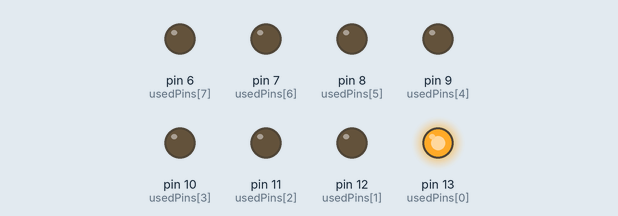
The sketch below on a simulated Arduino Uno, built with avr-gcc and run on an emulated ATmega328P. Shown: output pins drawn as LEDs (lit = HIGH).

Above: at 0.04 s.
At 0.52 s:
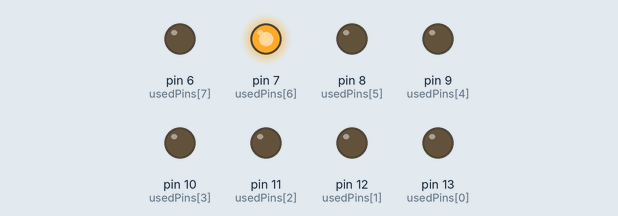
At 1.0 s:
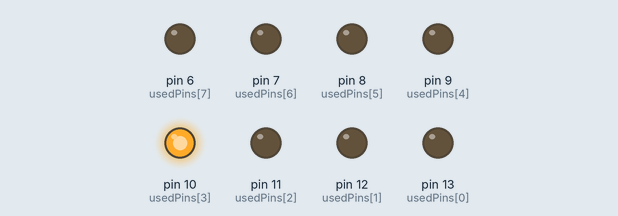
At 1.48 s:
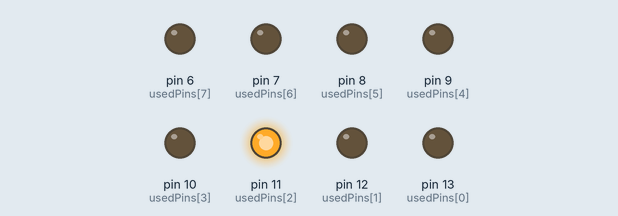
At 1.92 s:
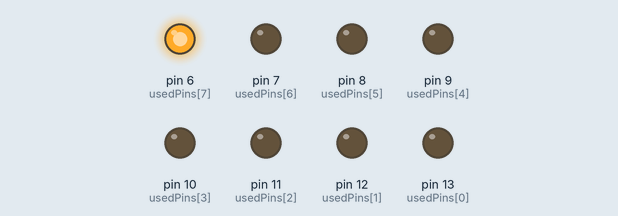
At 2.92 s:
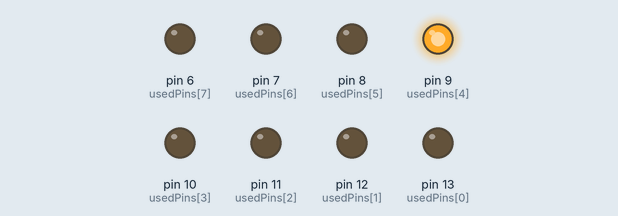
Timing chart, 0 to 3.2 s (numbered marks = the images above):
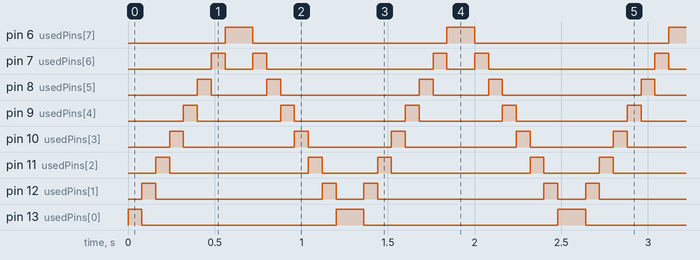

Measured:
- by itself, pin 6 (usedPins[7]): alternates HIGH for 0.16 s and LOW for 1.1 s
- by itself, pin 7 (usedPins[6]): repeats every 1.3 s: LOW 0.16 s, HIGH 0.08 s, LOW 0.96 s, HIGH 0.08 s
- by itself, pin 8 (usedPins[5]): repeats every 1.3 s: LOW 0.32 s, HIGH 0.08 s, LOW 0.80 s, HIGH 0.08 s
- by itself, pin 9 (usedPins[4]): repeats every 1.3 s: LOW 0.48 s, HIGH 0.08 s, LOW 0.64 s, HIGH 0.08 s
- by itself, pin 10 (usedPins[3]): repeats every 1.3 s: LOW 0.64 s, HIGH 0.08 s, LOW 0.48 s, HIGH 0.08 s
- by itself, pin 11 (usedPins[2]): repeats every 1.3 s: LOW 0.80 s, HIGH 0.08 s, LOW 0.32 s, HIGH 0.08 s
- by itself, pin 12 (usedPins[1]): repeats every 1.3 s: LOW 0.96 s, HIGH 0.08 s, LOW 0.16 s, HIGH 0.08 s
- by itself, pin 13 (usedPins[0]): repeats every 1.3 s: LOW 1.1 s, HIGH 0.16 s

The sketch:

oefening_2.ino
```cpp
const int usedPins[] = {13, 12, 11, 10, 9, 8, 7, 6};

void setup() {
  // Alle pins in de array op output zetten.
  for (int i = 0; i < 8; i++) {
    pinMode(usedPins[i], OUTPUT);
  }
}

void loop() {
  // Links naar rechts.
  for (int i = 0; i < 8; i++) {
    flickerLight(usedPins[i]);
  }

  // Rechts naar linsks.
  for (int i = 7; i >= 0; i--) { // Hier 7 ipv 8, omdat licht 8 al staat door de loop hiervoor.
    flickerLight(usedPins[i]);
  }
}

// Methode om licht aan te zetten even wachten en dan weer uit te zetten.
void flickerLight(int pinPosition) {
  digitalWrite(pinPosition, HIGH);
  delay(80);
  digitalWrite(pinPosition, LOW);
}
```
